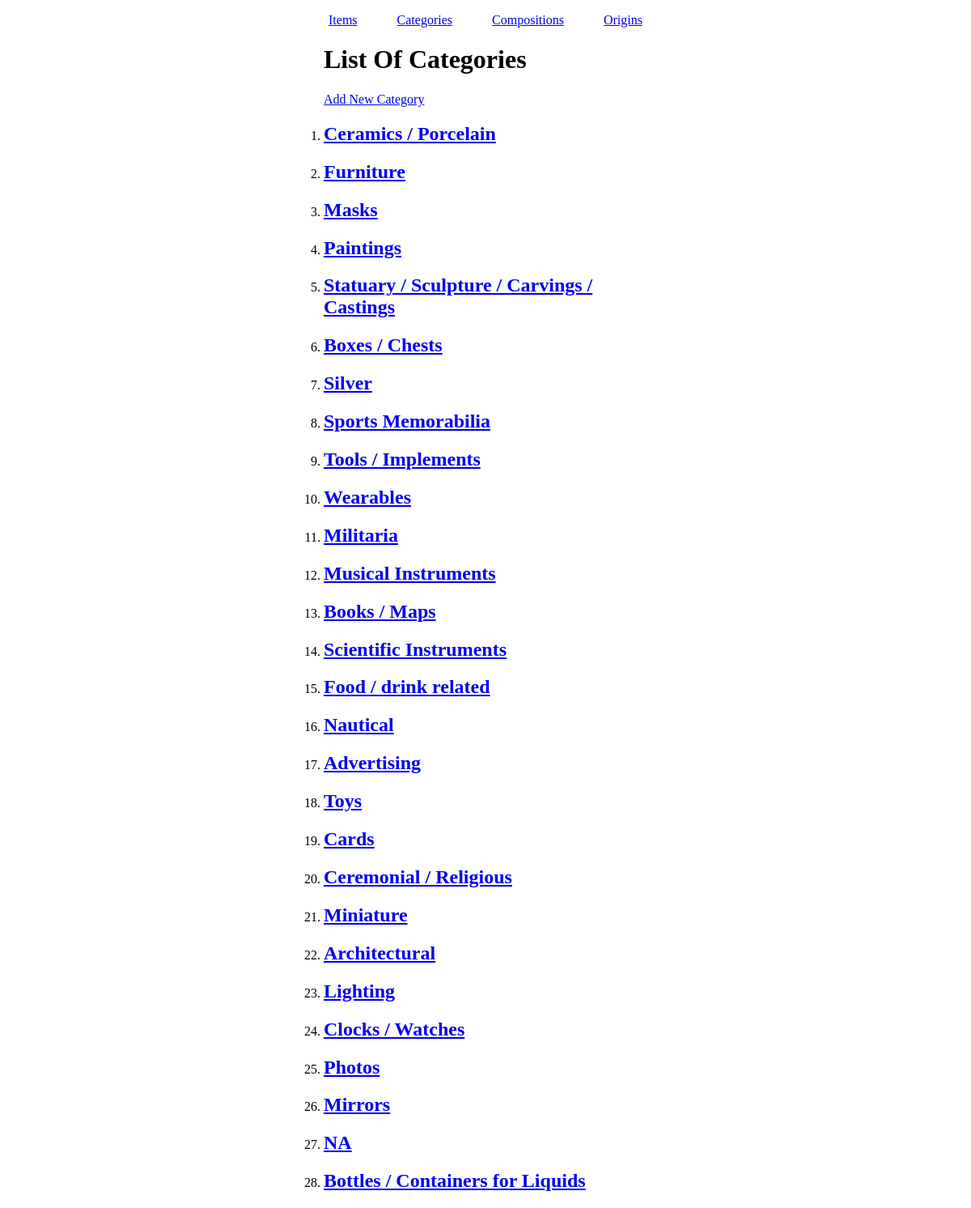
Screenshot of /cms/categories.php with the database file from the repository.
### tables this page shows
CREATE TABLE IF NOT EXISTS `categories` (
  `categoryID` int(11) NOT NULL,
  `categoryName` varchar(255) NOT NULL
);

### cms/categories.php (the view, shortened to what this page needs)
<?php
require('../conn/connAntiques.php');
$query = "SELECT * FROM categories";
$result = mysqli_query($conn, $query);
?><!DOCTYPE html>
<html lang="en-us">
<head>
    <link href="css/cms.css" rel="stylesheet">
    <link href="https://stackpath.bootstrapcdn.com/font-awesome/4.7.0/css/font-awesome.min.css" rel="stylesheet">
</head>
<body>
  <div id="container">
    <?php require('includes/menu.php'); ?>
    <h1>List Of Categories</h1>
    <p><a href="category.php">Add New Category</a></p>
    <ol class="item-listing">
      <?php while ($row = mysqli_fetch_array($result)): ?>
      <li>
        <h2><a href="category.php?categoryID=<?= $row['categoryID']; ?>"><?= $row['categoryName']; ?></a></h2>
      </li>
      <?php endwhile; ?>
    </ol>
  </div>
</body>
</html>

### cms/css/cms.css (style rules this page uses)
#container { max-width: 400px; margin: 0 auto; }
.item-listing { padding: 0; }

### rows the page displays
categories: categoryName "Ceramics / Porcelain"
categories: categoryName "Furniture"
categories: categoryName "Masks"
categories: categoryName "Paintings"
categories: categoryName "Statuary / Sculpture / Carvings / Castings"
categories: categoryName "Boxes / Chests"
categories: categoryName "Silver"
categories: categoryName "Sports Memorabilia"
categories: categoryName "Tools / Implements"
categories: categoryName "Wearables"
categories: categoryName "Militaria"
categories: categoryName "Musical Instruments"
categories: categoryName "Books / Maps"
categories: categoryName "Scientific Instruments"
categories: categoryName "Food / drink related"
categories: categoryName "Nautical"
categories: categoryName "Advertising"
categories: categoryName "Toys"
categories: categoryName "Cards"
categories: categoryName "Ceremonial / Religious"
categories: categoryName "Miniature"
categories: categoryName "Architectural"
categories: categoryName "Lighting"
categories: categoryName "Clocks / Watches"
categories: categoryName "Photos"
categories: categoryName "Mirrors"
categories: categoryName "NA"
categories: categoryName "Bottles / Containers for Liquids"
